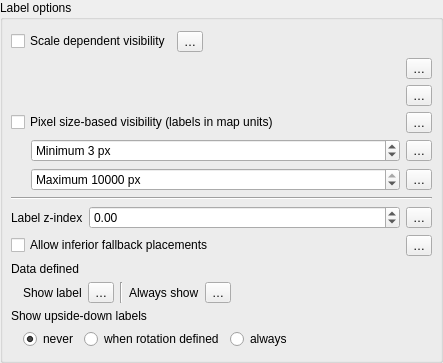
                       <widget class="QgsCollapsibleGroupBox" name="mRenderingLabelGrpBx">
                        <property name="title">
                         <string>Label options</string>
                        </property>
                        <property name="syncGroup" stdset="0">
                         <string notr="true">labelrenderinggroup</string>
                        </property>
                        <layout class="QVBoxLayout" name="verticalLayout_16">
                         <property name="leftMargin">
                          <number>8</number>
                         </property>
                         <property name="rightMargin">
                          <number>8</number>
                         </property>
                         <item>
                          <layout class="QGridLayout" name="gridLayout_9">
                           <property name="verticalSpacing">
                            <number>6</number>
                           </property>
                           <item row="0" column="0">
                            <widget class="QCheckBox" name="mScaleBasedVisibilityChkBx">
                             <property name="sizePolicy">
                              <sizepolicy hsizetype="Maximum" vsizetype="Fixed">
                               <horstretch>0</horstretch>
                               <verstretch>0</verstretch>
                              </sizepolicy>
                             </property>
                             <property name="text">
                              <string>Scale dependent visibility</string>
                             </property>
                            </widget>
                           </item>
                           <item row="0" column="1">
                            <widget class="QgsPropertyOverrideButton" name="mScaleBasedVisibilityDDBtn">
                             <property name="text">
                              <string>…</string>
                             </property>
                            </widget>
                           </item>
                           <item row="0" column="2">
                            <spacer name="horizontalSpacer_4">
                             <property name="orientation">
                              <enum>Qt::Horizontal</enum>
                             </property>
                             <property name="sizeHint" stdset="0">
                              <size>
                               <width>0</width>
                               <height>20</height>
                              </size>
                             </property>
                            </spacer>
                           </item>
                           <item row="1" column="0" colspan="3">
                            <widget class="QFrame" name="mScaleBasedVisibilityFrame">
                             <property name="frameShape">
                              <enum>QFrame::NoFrame</enum>
                             </property>
                             <layout class="QGridLayout" name="gridLayout_2" columnstretch="0,1,0">
                              <property name="leftMargin">
                               <number>20</number>
                              </property>
                              <property name="topMargin">
                               <number>0</number>
                              </property>
                              <property name="rightMargin">
                               <number>0</number>
                              </property>
                              <property name="bottomMargin">
                               <number>0</number>
                              </property>
                              <property name="verticalSpacing">
                               <number>6</number>
                              </property>
                              <item row="1" column="1">
                               <widget class="QgsScaleWidget" name="mMaxScaleWidget" native="true">
                                <property name="focusPolicy">
                                 <enum>Qt::StrongFocus</enum>
                                </property>
                                <property name="toolTip">
                                 <string>Maximum scale, i.e. most &quot;zoomed in&quot;.</string>
                                </property>
                               </widget>
                              </item>
                              <item row="1" column="2">
                               <widget class="QgsPropertyOverrideButton" name="mScaleBasedVisibilityMaxDDBtn">
                                <property name="text">
                                 <string>…</string>
                                </property>
                               </widget>
                              </item>
                              <item row="0" column="1">
                               <widget class="QgsScaleWidget" name="mMinScaleWidget" native="true">
                                <property name="focusPolicy">
                                 <enum>Qt::StrongFocus</enum>
                                </property>
                                <property name="toolTip">
                                 <string>Minimum scale, i.e. most &quot;zoomed out&quot;.</string>
                                </property>
                               </widget>
                              </item>
                              <item row="0" column="2">
                               <widget class="QgsPropertyOverrideButton" name="mScaleBasedVisibilityMinDDBtn">
                                <property name="text">
                                 <string>…</string>
                                </property>
                               </widget>
                              </item>
                              <item row="0" column="0">
                               <widget class="QLabel" name="mLabelMinScale">
                                <property name="toolTip">
                                 <string>Minimum scale, i.e. most &quot;zoomed out&quot;.</string>
                                </property>
                                <property name="text">
                                 <string/>
                                </property>
                                <property name="pixmap">
                                 <pixmap resource="../../images/images.qrc">:/images/themes/default/mActionZoomOut.svg</pixmap>
                                </property>
                               </widget>
                              </item>
                              <item row="1" column="0">
                               <widget class="QLabel" name="mLabelMaxScale">
                                <property name="toolTip">
                                 <string>Maximum scale, i.e. most &quot;zoomed in&quot;.</string>
                                </property>
                                <property name="text">
                                 <string/>
                                </property>
                                <property name="pixmap">
                                 <pixmap resource="../../images/images.qrc">:/images/themes/default/mActionZoomIn.svg</pixmap>
                                </property>
                               </widget>
                              </item>
                             </layout>
                            </widget>
                           </item>
                          </layout>
                         </item>
                         <item>
                          <layout class="QGridLayout" name="gridLayout_16">
                           <property name="verticalSpacing">
                            <number>6</number>
                           </property>
                           <item row="1" column="0" colspan="3">
                            <widget class="QFrame" name="mFontLimitPixelFrame">
                             <property name="frameShape">
                              <enum>QFrame::NoFrame</enum>
                             </property>
                             <layout class="QGridLayout" name="gridLayout_32">
                              <property name="leftMargin">
                               <number>20</number>
                              </property>
                              <property name="topMargin">
                               <number>0</number>
                              </property>
                              <property name="rightMargin">
                               <number>0</number>
                              </property>
                              <property name="bottomMargin">
                               <number>0</number>
                              </property>
                              <property name="verticalSpacing">
                               <number>6</number>
                              </property>
                              <item row="0" column="0">
                               <widget class="QgsSpinBox" name="mFontMinPixelSpinBox">
                                <property name="sizePolicy">
                                 <sizepolicy hsizetype="MinimumExpanding" vsizetype="Fixed">
                                  <horstretch>0</horstretch>
                                  <verstretch>0</verstretch>
                                 </sizepolicy>
                                </property>
                                <property name="toolTip">
                                 <string>Labels will not show if smaller than this on screen</string>
                                </property>
                                <property name="suffix">
                                 <string> px</string>
                                </property>
                                <property name="prefix">
                                 <string>Minimum </string>
                                </property>
                                <property name="minimum">
                                 <number>1</number>
                                </property>
                                <property name="maximum">
                                 <number>1000</number>
                                </property>
                                <property name="value">
                                 <number>3</number>
                                </property>
                                <property name="showClearButton" stdset="0">
                                 <bool>false</bool>
                                </property>
                               </widget>
                              </item>
                              <item row="0" column="1">
                               <widget class="QgsPropertyOverrideButton" name="mFontMinPixelDDBtn">
                                <property name="text">
                                 <string>…</string>
                                </property>
                               </widget>
                              </item>
                              <item row="1" column="0">
                               <widget class="QgsSpinBox" name="mFontMaxPixelSpinBox">
                                <property name="sizePolicy">
                                 <sizepolicy hsizetype="MinimumExpanding" vsizetype="Fixed">
                                  <horstretch>0</horstretch>
                                  <verstretch>0</verstretch>
                                 </sizepolicy>
                                </property>
                                <property name="toolTip">
                                 <string>Labels will not show if larger than this on screen</string>
                                </property>
                                <property name="suffix">
                                 <string> px</string>
                                </property>
                                <property name="prefix">
                                 <string>Maximum </string>
                                </property>
                                <property name="minimum">
                                 <number>1</number>
                                </property>
                                <property name="maximum">
                                 <number>10000</number>
                                </property>
                                <property name="value">
                                 <number>10000</number>
                                </property>
                                <property name="showClearButton" stdset="0">
                                 <bool>false</bool>
                                </property>
                               </widget>
                              </item>
                              <item row="1" column="1">
                               <widget class="QgsPropertyOverrideButton" name="mFontMaxPixelDDBtn">
                                <property name="text">
                                 <string>…</string>
                                </property>
                               </widget>
                              </item>
                             </layout>
                            </widget>
                           </item>
                           <item row="0" column="2">
                            <widget class="QgsPropertyOverrideButton" name="mFontLimitPixelDDBtn">
                             <property name="text">
                              <string>…</string>
                             </property>
                            </widget>
                           </item>
                           <item row="0" column="0" colspan="2">
                            <widget class="QCheckBox" name="mFontLimitPixelChkBox">
                             <property name="sizePolicy">
                              <sizepolicy hsizetype="Maximum" vsizetype="Fixed">
                               <horstretch>0</horstretch>
                               <verstretch>0</verstretch>
                              </sizepolicy>
                             </property>
                             <property name="text">
                              <string>Pixel size-based visibility (labels in map units)</string>
                             </property>
                            </widget>
                           </item>
                          </layout>
                         </item>
                         <item>
                          <widget class="Line" name="line_2">
                           <property name="orientation">
                            <enum>Qt::Horizontal</enum>
                           </property>
                          </widget>
                         </item>
                         <item>
                          <layout class="QHBoxLayout" name="horizontalLayout_8">
                           <item>
                            <widget class="QLabel" name="label_16">
                             <property name="text">
                              <string>Label z-index</string>
                             </property>
                            </widget>
                           </item>
                           <item>
                            <widget class="QgsDoubleSpinBox" name="mZIndexSpinBox">
                             <property name="sizePolicy">
                              <sizepolicy hsizetype="Expanding" vsizetype="Fixed">
                               <horstretch>0</horstretch>
                               <verstretch>0</verstretch>
                              </sizepolicy>
                             </property>
                             <property name="toolTip">
                              <string>Controls how labels are drawn on top of each other. Labels with a higher z-index are drawn above labels and diagrams with a lower z-index.</string>
                             </property>
                             <property name="minimum">
                              <double>-9999999.000000000000000</double>
                             </property>
                             <property name="maximum">
                              <double>9999999.000000000000000</double>
                             </property>
                            </widget>
                           </item>
                           <item>
                            <widget class="QgsPropertyOverrideButton" name="mZIndexDDBtn">
                             <property name="text">
                              <string>…</string>
                             </property>
                            </widget>
                           </item>
                          </layout>
                         </item>
                         <item>
                          <layout class="QHBoxLayout" name="horizontalLayout_20">
                           <property name="topMargin">
                            <number>0</number>
                           </property>
                           <item>
                            <widget class="QCheckBox" name="mCheckAllowDegradedPlacement">
                             <property name="toolTip">
                              <string>If checked, then inferior placements are permitted when a label cannot otherwise be placed. For instance, it will permit a line label to be placed horizontal over the center of a line which is otherwise too short to fit the label text.</string>
                             </property>
                             <property name="text">
                              <string>Allow inferior fallback placements</string>
                             </property>
                            </widget>
                           </item>
                           <item>
                            <widget class="QgsPropertyOverrideButton" name="mAllowInferiorPlacementDBtn">
                             <property name="text">
                              <string>…</string>
                             </property>
                            </widget>
                           </item>
                          </layout>
                         </item>
                         <item>
                          <widget class="QFrame" name="mLabelRenderingDDFrame">
                           <property name="frameShape">
                            <enum>QFrame::NoFrame</enum>
                           </property>
                           <property name="frameShadow">
                            <enum>QFrame::Raised</enum>
                           </property>
                           <layout class="QGridLayout" name="gridLayout_5">
                            <property name="leftMargin">
                             <number>0</number>
                            </property>
                            <property name="topMargin">
                             <number>0</number>
                            </property>
                            <property name="rightMargin">
                             <number>0</number>
                            </property>
                            <property name="bottomMargin">
                             <number>0</number>
                            </property>
                            <property name="verticalSpacing">
                             <number>6</number>
                            </property>
                            <item row="1" column="5">
                             <widget class="QgsPropertyOverrideButton" name="mAlwaysShowDDBtn">
                              <property name="text">
                               <string>…</string>
                              </property>
                             </widget>
                            </item>
                            <item row="1" column="1">
                             <widget class="QLabel" name="mShowLabelLabel">
                              <property name="enabled">
                               <bool>true</bool>
                              </property>
                              <property name="sizePolicy">
                               <sizepolicy hsizetype="Maximum" vsizetype="Preferred">
                                <horstretch>0</horstretch>
                                <verstretch>0</verstretch>
                               </sizepolicy>
                              </property>
                              <property name="text">
                               <string>Show label</string>
                              </property>
                             </widget>
                            </item>
                            <item row="1" column="2">
                             <widget class="QgsPropertyOverrideButton" name="mShowLabelDDBtn">
                              <property name="text">
                               <string>…</string>
                              </property>
                             </widget>
                            </item>
                            <item row="1" column="0">
                             <spacer name="horizontalSpacer_10">
                              <property name="orientation">
                               <enum>Qt::Horizontal</enum>
                              </property>
                              <property name="sizeType">
                               <enum>QSizePolicy::Fixed</enum>
                              </property>
                              <property name="sizeHint" stdset="0">
                               <size>
                                <width>6</width>
                                <height>20</height>
                               </size>
                              </property>
                             </spacer>
                            </item>
                            <item row="0" column="0" colspan="7">
                             <widget class="QLabel" name="label_3">
                              <property name="text">
                               <string>Data defined</string>
                              </property>
                             </widget>
                            </item>
                            <item row="1" column="6">
                             <spacer name="horizontalSpacer_23">
                              <property name="orientation">
                               <enum>Qt::Horizontal</enum>
                              </property>
                              <property name="sizeHint" stdset="0">
                               <size>
                                <width>195</width>
                                <height>20</height>
                               </size>
                              </property>
                             </spacer>
                            </item>
                            <item row="1" column="4">
                             <widget class="QLabel" name="mAlwaysShowLabel">
                              <property name="sizePolicy">
                               <sizepolicy hsizetype="Maximum" vsizetype="Preferred">
                                <horstretch>0</horstretch>
                                <verstretch>0</verstretch>
                               </sizepolicy>
                              </property>
                              <property name="text">
                               <string>Always show</string>
                              </property>
                             </widget>
                            </item>
                            <item row="1" column="3">
                             <widget class="Line" name="line_4">
                              <property name="orientation">
                               <enum>Qt::Vertical</enum>
                              </property>
                             </widget>
                            </item>
                           </layout>
                          </widget>
                         </item>
                         <item>
                          <widget class="QFrame" name="mUpsidedownFrame">
                           <layout class="QGridLayout" name="gridLayout">
                            <property name="leftMargin">
                             <number>0</number>
                            </property>
                            <property name="topMargin">
                             <number>0</number>
                            </property>
                            <property name="rightMargin">
                             <number>0</number>
                            </property>
                            <property name="bottomMargin">
                             <number>0</number>
                            </property>
                            <property name="verticalSpacing">
                             <number>6</number>
                            </property>
                            <item row="1" column="3">
                             <widget class="QRadioButton" name="mUpsidedownRadioAll">
                              <property name="text">
                               <string>always</string>
                              </property>
                             </widget>
                            </item>
                            <item row="1" column="1">
                             <widget class="QRadioButton" name="mUpsidedownRadioOff">
                              <property name="sizePolicy">
                               <sizepolicy hsizetype="Maximum" vsizetype="Fixed">
                                <horstretch>0</horstretch>
                                <verstretch>0</verstretch>
                               </sizepolicy>
                              </property>
                              <property name="text">
                               <string>never</string>
                              </property>
                              <property name="checked">
                               <bool>true</bool>
                              </property>
                             </widget>
                            </item>
                            <item row="1" column="2">
                             <widget class="QRadioButton" name="mUpsidedownRadioDefined">
                              <property name="sizePolicy">
                               <sizepolicy hsizetype="Maximum" vsizetype="Fixed">
                                <horstretch>0</horstretch>
                                <verstretch>0</verstretch>
                               </sizepolicy>
                              </property>
                              <property name="text">
                               <string>when rotation defined</string>
                              </property>
                             </widget>
                            </item>
                            <item row="1" column="0">
                             <spacer name="horizontalSpacer_3">
                              <property name="orientation">
                               <enum>Qt::Horizontal</enum>
                              </property>
                              <property name="sizeType">
                               <enum>QSizePolicy::Fixed</enum>
                              </property>
                              <property name="sizeHint" stdset="0">
                               <size>
                                <width>6</width>
                                <height>20</height>
                               </size>
                              </property>
                             </spacer>
                            </item>
                            <item row="0" column="0" colspan="4">
                             <widget class="QLabel" name="mUpsidedownLabel">
                              <property name="text">
                               <string>Show upside-down labels</string>
                              </property>
                             </widget>
                            </item>
                           </layout>
                          </widget>
                         </item>
                        </layout>
                       </widget>
